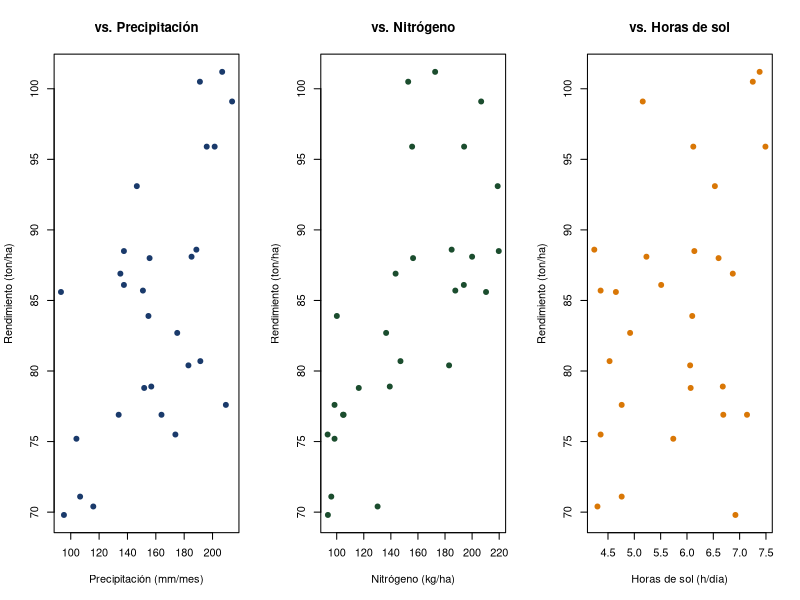
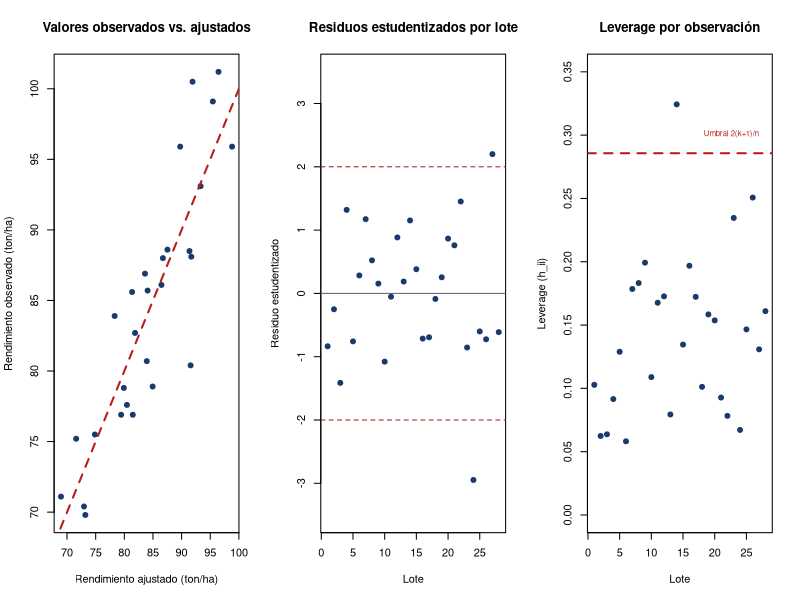
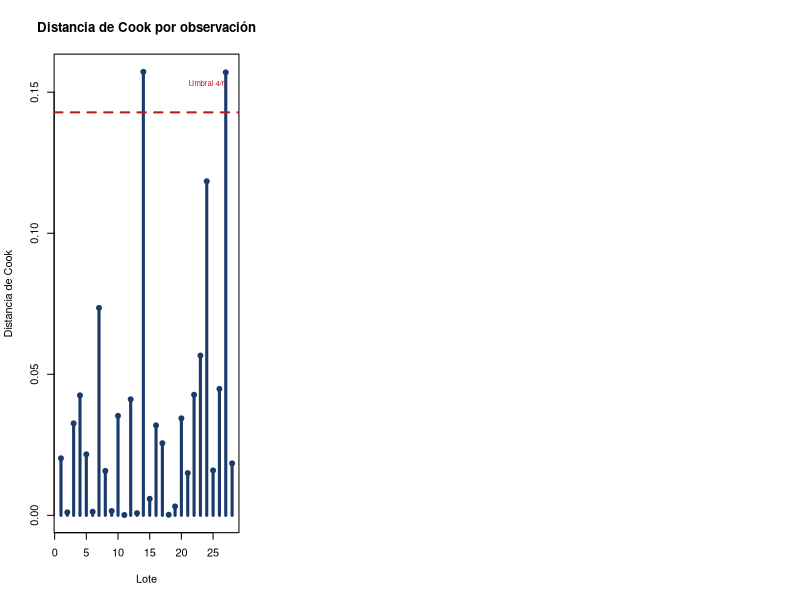

Reproduce these figures in R, in order.
## ---- chunk 1
#| label: dispersion-datos
#| echo: false
#| fig-height: 3.4
precipitacion <- c(185.2,151.8,156.8,154.8,191.4,155.6,206.8,106.6,173.8,164.0,146.6,213.8,175.1,93.1,150.9,201.5,137.5,137.5,188.6,104.0,135.0,195.9,95.2,183.0,133.8,209.4,191.1,115.9)
nitrogeno <- c(200.0,116.3,139.2,100.1,147.1,156.4,172.7,96.0,93.3,104.7,218.9,206.7,136.5,210.3,187.6,194.1,219.7,193.9,184.9,98.4,143.5,155.7,93.5,183.0,105.1,98.4,152.8,130.2)
sol <- c(5.23,6.07,6.68,6.10,4.53,6.60,7.38,4.76,4.36,6.69,6.53,5.16,4.92,4.65,4.36,7.49,6.14,5.51,4.24,5.74,6.87,6.12,6.92,6.06,7.14,4.76,7.25,4.30)
rendimiento <- c(88.1,78.8,78.9,83.9,80.7,88.0,101.2,71.1,75.5,76.9,93.1,99.1,82.7,85.6,85.7,95.9,88.5,86.1,88.6,75.2,86.9,95.9,69.8,80.4,76.9,77.6,100.5,70.4)
datos <- data.frame(precipitacion, nitrogeno, sol, rendimiento)
modelo <- lm(rendimiento ~ precipitacion + nitrogeno + sol, data = datos)

par(mfrow = c(1, 3))
plot(datos$precipitacion, datos$rendimiento, pch = 19, col = "#1a3a6b",
     xlab = "Precipitación (mm/mes)", ylab = "Rendimiento (ton/ha)", main = "vs. Precipitación")
plot(datos$nitrogeno, datos$rendimiento, pch = 19, col = "#1b4d2e",
     xlab = "Nitrógeno (kg/ha)", ylab = "Rendimiento (ton/ha)", main = "vs. Nitrógeno")
plot(datos$sol, datos$rendimiento, pch = 19, col = "#d97706",
     xlab = "Horas de sol (h/día)", ylab = "Rendimiento (ton/ha)", main = "vs. Horas de sol")
## ---- chunk 2
#| label: ajustados-observados
#| echo: false
#| fig-height: 3.4
plot(fitted(modelo), datos$rendimiento, pch = 19, col = "#1a3a6b",
     xlab = "Rendimiento ajustado (ton/ha)", ylab = "Rendimiento observado (ton/ha)",
     main = "Valores observados vs. ajustados")
abline(0, 1, col = "#b91c1c", lwd = 2, lty = 2)
## ---- chunk 3
#| label: residuos-escalados
#| echo: false
#| fig-height: 3.2
plot(rstudent(modelo), pch = 19, col = "#1a3a6b",
     xlab = "Lote", ylab = "Residuo estudentizado",
     main = "Residuos estudentizados por lote", ylim = c(-3.5, 3.5))
abline(h = c(-2, 0, 2), lty = c(2, 1, 2), col = c("#b91c1c", "gray40", "#b91c1c"))
## ---- chunk 4
#| label: leverage-plot
#| echo: false
#| fig-height: 3.2
hv <- hatvalues(modelo)
plot(hv, pch = 19, col = "#1a3a6b", xlab = "Lote", ylab = "Leverage (h_ii)",
     main = "Leverage por observación", ylim = c(0, 0.35))
abline(h = 2*4/28, col = "#b91c1c", lty = 2, lwd = 2)
text(28, 2*4/28 + 0.015, "Umbral 2(k+1)/n", col = "#b91c1c", cex = 0.7, pos = 2)
## ---- chunk 5
#| label: cook-plot
#| echo: false
#| fig-height: 3.2
cd <- cooks.distance(modelo)
plot(cd, type = "h", col = "#1a3a6b", lwd = 3, xlab = "Lote", ylab = "Distancia de Cook",
     main = "Distancia de Cook por observación")
points(cd, pch = 19, col = "#1a3a6b")
abline(h = 4/28, col = "#b91c1c", lty = 2, lwd = 2)
text(28, 4/28 + 0.01, "Umbral 4/n", col = "#b91c1c", cex = 0.7, pos = 2)
